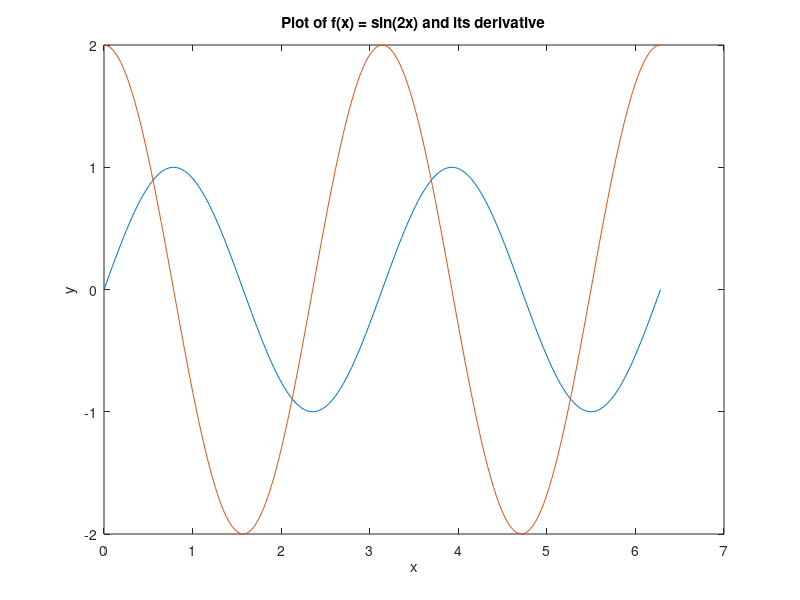

This chart was generated by the following MATLAB code: (Note: this script raises an error after producing the figure.)
% Comando legend
% f(x) e sua derivada

x = 0:pi/100:2*pi;
y1 = sin(2*x);
y2 = 2 * cos(2*x);
plot(x, y1, x, y2);
title('Plot of f(x) = sin(2x) and its derivative');
xlabel('x');
ylabel('y');
legend('f(x)', 'd/dx f(x)', 0)

grid on; % grade ligada